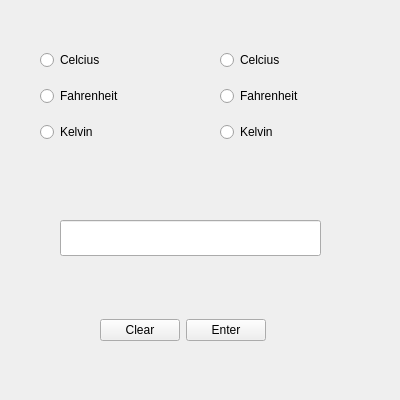
<?xml version="1.0" encoding="UTF-8"?>
<ui version="4.0">
 <class>temp_conv_ui</class>
 <widget class="QWidget" name="temp_conv_ui">
  <property name="geometry">
   <rect>
    <x>0</x>
    <y>0</y>
    <width>400</width>
    <height>400</height>
   </rect>
  </property>
  <property name="minimumSize">
   <size>
    <width>400</width>
    <height>400</height>
   </size>
  </property>
  <property name="maximumSize">
   <size>
    <width>400</width>
    <height>400</height>
   </size>
  </property>
  <property name="windowTitle">
   <string>Form</string>
  </property>
  <widget class="QWidget" name="horizontalLayoutWidget">
   <property name="geometry">
    <rect>
     <x>80</x>
     <y>310</y>
     <width>206</width>
     <height>41</height>
    </rect>
   </property>
   <layout class="QHBoxLayout" name="horizontalLayout">
    <item>
     <spacer name="horizontalSpacer_4">
      <property name="orientation">
       <enum>Qt::Horizontal</enum>
      </property>
      <property name="sizeHint" stdset="0">
       <size>
        <width>40</width>
        <height>20</height>
       </size>
      </property>
     </spacer>
    </item>
    <item>
     <widget class="QPushButton" name="clearButton">
      <property name="text">
       <string>Clear</string>
      </property>
     </widget>
    </item>
    <item>
     <widget class="QPushButton" name="enterButton">
      <property name="text">
       <string>Enter</string>
      </property>
     </widget>
    </item>
    <item>
     <spacer name="horizontalSpacer_3">
      <property name="orientation">
       <enum>Qt::Horizontal</enum>
      </property>
      <property name="sizeHint" stdset="0">
       <size>
        <width>40</width>
        <height>20</height>
       </size>
      </property>
     </spacer>
    </item>
   </layout>
  </widget>
  <widget class="QWidget" name="verticalLayoutWidget">
   <property name="geometry">
    <rect>
     <x>40</x>
     <y>40</y>
     <width>141</width>
     <height>112</height>
    </rect>
   </property>
   <layout class="QVBoxLayout" name="verticalLayout">
    <item>
     <widget class="QRadioButton" name="leftHand_Celcius">
      <property name="text">
       <string>Celcius</string>
      </property>
     </widget>
    </item>
    <item>
     <widget class="QRadioButton" name="leftHand_Fahrenheit">
      <property name="text">
       <string>Fahrenheit</string>
      </property>
     </widget>
    </item>
    <item>
     <widget class="QRadioButton" name="leftHand_Kelvin">
      <property name="text">
       <string>Kelvin</string>
      </property>
     </widget>
    </item>
   </layout>
  </widget>
  <widget class="QWidget" name="verticalLayoutWidget_2">
   <property name="geometry">
    <rect>
     <x>220</x>
     <y>40</y>
     <width>141</width>
     <height>112</height>
    </rect>
   </property>
   <layout class="QVBoxLayout" name="verticalLayout_2">
    <item>
     <widget class="QRadioButton" name="rightHand_Celcius">
      <property name="text">
       <string>Celcius</string>
      </property>
     </widget>
    </item>
    <item>
     <widget class="QRadioButton" name="rightHand_Fahrenheit">
      <property name="text">
       <string>Fahrenheit</string>
      </property>
     </widget>
    </item>
    <item>
     <widget class="QRadioButton" name="rightHand_Kelvin">
      <property name="text">
       <string>Kelvin</string>
      </property>
     </widget>
    </item>
   </layout>
  </widget>
  <widget class="QLineEdit" name="lineEdit">
   <property name="geometry">
    <rect>
     <x>60</x>
     <y>220</y>
     <width>261</width>
     <height>36</height>
    </rect>
   </property>
  </widget>
 </widget>
 <resources/>
 <connections>
  <connection>
   <sender>clearButton</sender>
   <signal>clicked()</signal>
   <receiver>lineEdit</receiver>
   <slot>clear()</slot>
   <hints>
    <hint type="sourcelabel">
     <x>157</x>
     <y>253</y>
    </hint>
    <hint type="destinationlabel">
     <x>148</x>
     <y>197</y>
    </hint>
   </hints>
  </connection>
 </connections>
</ui>
